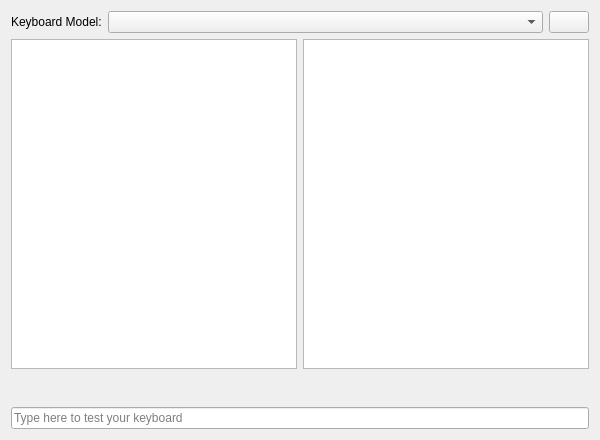
<?xml version="1.0" encoding="UTF-8"?>
<ui version="4.0">
 <class>PageKeyboard</class>
 <widget class="QWidget" name="PageKeyboard">
  <property name="geometry">
   <rect>
    <x>0</x>
    <y>0</y>
    <width>600</width>
    <height>440</height>
   </rect>
  </property>
  <property name="windowTitle">
   <string notr="true"/>
  </property>
  <layout class="QVBoxLayout" name="verticalLayout">
   <item>
    <layout class="QHBoxLayout" name="horizontalLayout_2">
     <property name="topMargin">
      <number>0</number>
     </property>
     <item>
      <widget class="QLabel" name="label">
       <property name="text">
        <string>Keyboard Model:</string>
       </property>
      </widget>
     </item>
     <item>
      <widget class="QComboBox" name="modelComboBox">
       <property name="sizePolicy">
        <sizepolicy hsizetype="Expanding" vsizetype="Fixed">
         <horstretch>0</horstretch>
         <verstretch>0</verstretch>
        </sizepolicy>
       </property>
      </widget>
     </item>
     <item>
      <widget class="QPushButton" name="buttonRestore">
       <property name="text">
        <string/>
       </property>
       <property name="icon">
        <iconset resource="../resources.qrc">
         <normaloff>:/images/resources/restore.png</normaloff>:/images/resources/restore.png</iconset>
       </property>
       <property name="iconSize">
        <size>
         <width>18</width>
         <height>18</height>
        </size>
       </property>
      </widget>
     </item>
    </layout>
   </item>
   <item>
    <layout class="QHBoxLayout" name="horizontalLayout_4">
     <item>
      <widget class="QListView" name="layoutsListView"/>
     </item>
     <item>
      <widget class="QListView" name="variantsListView"/>
     </item>
    </layout>
   </item>
   <item>
    <layout class="QHBoxLayout" name="horizontalLayout">
     <property name="spacing">
      <number>0</number>
     </property>
     <property name="topMargin">
      <number>6</number>
     </property>
     <property name="bottomMargin">
      <number>6</number>
     </property>
     <item>
      <spacer name="horizontalSpacer_2">
       <property name="orientation">
        <enum>Qt::Horizontal</enum>
       </property>
       <property name="sizeType">
        <enum>QSizePolicy::Minimum</enum>
       </property>
       <property name="sizeHint" stdset="0">
        <size>
         <width>0</width>
         <height>20</height>
        </size>
       </property>
      </spacer>
     </item>
     <item>
      <layout class="QVBoxLayout" name="KBPreviewLayout"/>
     </item>
     <item>
      <spacer name="horizontalSpacer">
       <property name="orientation">
        <enum>Qt::Horizontal</enum>
       </property>
       <property name="sizeType">
        <enum>QSizePolicy::Minimum</enum>
       </property>
       <property name="sizeHint" stdset="0">
        <size>
         <width>0</width>
         <height>20</height>
        </size>
       </property>
      </spacer>
     </item>
    </layout>
   </item>
   <item>
    <widget class="QLineEdit" name="LE_TestKeyboard">
     <property name="font">
      <font>
       <weight>50</weight>
       <bold>false</bold>
      </font>
     </property>
     <property name="inputMask">
      <string/>
     </property>
     <property name="text">
      <string/>
     </property>
     <property name="placeholderText">
      <string>Type here to test your keyboard</string>
     </property>
    </widget>
   </item>
  </layout>
 </widget>
 <tabstops>
  <tabstop>buttonRestore</tabstop>
 </tabstops>
 <resources>
  <include location="../resources.qrc"/>
 </resources>
 <connections/>
</ui>
